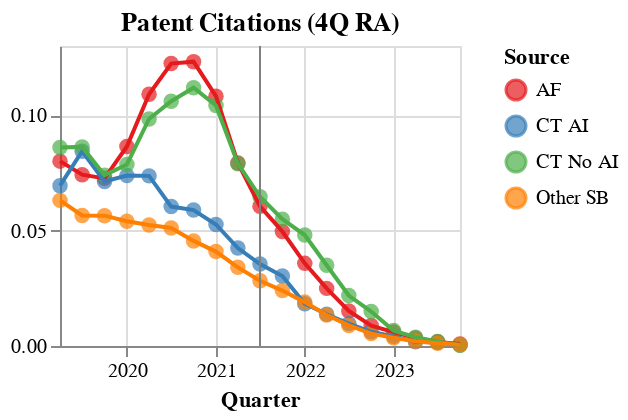

Notebook code cell kept with this figure:
### Code cell
# Define a color scale for sources
color_scale = alt.Scale(
    domain=['AF', 'CT AI', 'CT No AI', 'Other SB'],
    range=['#e41a1c', '#377eb8', '#4daf4a', '#ff7f00']
)

# Create the Altair scatter plot
scatter = alt.Chart(nonecr_publications).mark_circle(size=60).encode(
    x=alt.X('quarter:T', title='Quarter'),
    y=alt.Y('rolling_avg:Q', title=None),
    color=alt.Color('strong_source:N', scale=color_scale, title='Source'),
).properties(
    width=200,
    height=150
)

# Create the Altair line plot
line = alt.Chart(nonecr_publications).mark_line().encode(
    x=alt.X('quarter:T', title='Quarter'),
    y=alt.Y('rolling_avg:Q', title=None),
    color=alt.Color('strong_source:N', scale=color_scale, title='Source'),
).properties(
    width=200,
    height=150
)

# vertical line on 2021Q2
rule = alt.Chart(pd.DataFrame({'x': ['2021-07-01']})).mark_rule(color='gray').encode(
    x='x:T'
)

# Combine scatter and line plots using facet
patent_chart = alt.layer(scatter, line, rule).properties(
    title='Patent Citations (4Q RA)',
)

# Display the chart
patent_chart

### Figure 1 — Vega-Lite specification as saved in the notebook (floating-point values rounded to 4 significant figures)
{"config": {"view": {"continuousWidth": 300, "continuousHeight": 300}}, "layer": [{"data": {"name": "data-c2606114dcd9c785d397e8954ddd5b98"}, "mark": {"type": "circle", "size": 60}, "encoding": {"color": {"field": "strong_source", "scale": {"domain": ["AF", "CT AI", "CT No AI", "Other SB"], "range": ["#e41a1c", "#377eb8", "#4daf4a", "#ff7f00"]}, "title": "Source", "type": "nominal"}, "x": {"field": "quarter", "title": "Quarter", "type": "temporal"}, "y": {"field": "rolling_avg", "title": null, "type": "quantitative"}}}, {"data": {"name": "data-c2606114dcd9c785d397e8954ddd5b98"}, "mark": {"type": "line"}, "encoding": {"color": {"field": "strong_source", "scale": {"domain": ["AF", "CT AI", "CT No AI", "Other SB"], "range": ["#e41a1c", "#377eb8", "#4daf4a", "#ff7f00"]}, "title": "Source", "type": "nominal"}, "x": {"field": "quarter", "title": "Quarter", "type": "temporal"}, "y": {"field": "rolling_avg", "title": null, "type": "quantitative"}}}, {"data": {"name": "data-95fc0fb31fce5d4c4857ec7b13338c5d"}, "mark": {"type": "rule", "color": "gray"}, "encoding": {"x": {"field": "x", "type": "temporal"}}}], "height": 150, "title": "Patent Citations (4Q RA)", "width": 200, "$schema": "https://vega.github.io/schema/vega-lite/v5.16.3.json", "datasets": {"data-c2606114dcd9c785d397e8954ddd5b98": [{"quarter": "2019-04-01T00:00:00", "strong_source": "AF", "patent_count": 0.0801, "rolling_avg": 0.0801}, {"quarter": "2019-04-01T00:00:00", "strong_source": "CT AI", "patent_count": 0.06947, "rolling_avg": 0.06947}, {"quarter": "2019-04-01T00:00:00", "strong_source": "CT No AI", "patent_count": 0.08606, "rolling_avg": 0.08606}, {"quarter": "2019-04-01T00:00:00", "strong_source": "Other SB", "patent_count": 0.0631, "rolling_avg": 0.0631}, {"quarter": "2019-07-01T00:00:00", "strong_source": "AF", "patent_count": 0.06837, "rolling_avg": 0.07423}, {"quarter": "2019-07-01T00:00:00", "strong_source": "CT AI", "patent_count": 0.09935, "rolling_avg": 0.08441}, {"quarter": "2019-07-01T00:00:00", "strong_source": "CT No AI", "patent_count": 0.08651, "rolling_avg": 0.08628}, {"quarter": "2019-07-01T00:00:00", "strong_source": "Other SB", "patent_count": 0.05, "rolling_avg": 0.05655}, {"quarter": "2019-10-01T00:00:00", "strong_source": "AF", "patent_count": 0.06946, "rolling_avg": 0.07264}, {"quarter": "2019-10-01T00:00:00", "strong_source": "CT AI", "patent_count": 0.04514, "rolling_avg": 0.07132}, {"quarter": "2019-10-01T00:00:00", "strong_source": "CT No AI", "patent_count": 0.04955, "rolling_avg": 0.07404}, {"quarter": "2019-10-01T00:00:00", "strong_source": "Other SB", "patent_count": 0.05634, "rolling_avg": 0.05648}, {"quarter": "2020-01-01T00:00:00", "strong_source": "AF", "patent_count": 0.128, "rolling_avg": 0.08647}, {"quarter": "2020-01-01T00:00:00", "strong_source": "CT AI", "patent_count": 0.08137, "rolling_avg": 0.07383}, {"quarter": "2020-01-01T00:00:00", "strong_source": "CT No AI", "patent_count": 0.0925, "rolling_avg": 0.07866}, {"quarter": "2020-01-01T00:00:00", "strong_source": "Other SB", "patent_count": 0.04683, "rolling_avg": 0.05407}, {"quarter": "2020-04-01T00:00:00", "strong_source": "AF", "patent_count": 0.1705, "rolling_avg": 0.1091}, {"quarter": "2020-04-01T00:00:00", "strong_source": "CT AI", "patent_count": 0.06902, "rolling_avg": 0.07372}, {"quarter": "2020-04-01T00:00:00", "strong_source": "CT No AI", "patent_count": 0.165, "rolling_avg": 0.09838}, {"quarter": "2020-04-01T00:00:00", "strong_source": "Other SB", "patent_count": 0.05654, "rolling_avg": 0.05243}, {"quarter": "2020-07-01T00:00:00", "strong_source": "AF", "patent_count": 0.1216, "rolling_avg": 0.1224}, {"quarter": "2020-07-01T00:00:00", "strong_source": "CT AI", "patent_count": 0.04609, "rolling_avg": 0.06041}, {"quarter": "2020-07-01T00:00:00", "strong_source": "CT No AI", "patent_count": 0.1172, "rolling_avg": 0.1061}, {"quarter": "2020-07-01T00:00:00", "strong_source": "Other SB", "patent_count": 0.04493, "rolling_avg": 0.05116}, {"quarter": "2020-10-01T00:00:00", "strong_source": "AF", "patent_count": 0.07274, "rolling_avg": 0.1232}, {"quarter": "2020-10-01T00:00:00", "strong_source": "CT AI", "patent_count": 0.03911, "rolling_avg": 0.0589}, {"quarter": "2020-10-01T00:00:00", "strong_source": "CT No AI", "patent_count": 0.07287, "rolling_avg": 0.1119}, {"quarter": "2020-10-01T00:00:00", "strong_source": "Other SB", "patent_count": 0.03383, "rolling_avg": 0.04553}, {"quarter": "2021-01-01T00:00:00", "strong_source": "AF", "patent_count": 0.06813, "rolling_avg": 0.1083}, {"quarter": "2021-01-01T00:00:00", "strong_source": "CT AI", "patent_count": 0.05637, "rolling_avg": 0.05265}, {"quarter": "2021-01-01T00:00:00", "strong_source": "CT No AI", "patent_count": 0.06172, "rolling_avg": 0.1042}, {"quarter": "2021-01-01T00:00:00", "strong_source": "Other SB", "patent_count": 0.02834, "rolling_avg": 0.04091}, {"quarter": "2021-04-01T00:00:00", "strong_source": "AF", "patent_count": 0.05477, "rolling_avg": 0.07932}, {"quarter": "2021-04-01T00:00:00", "strong_source": "CT AI", "patent_count": 0.02831, "rolling_avg": 0.04247}, {"quarter": "2021-04-01T00:00:00", "strong_source": "CT No AI", "patent_count": 0.06421, "rolling_avg": 0.07901}, {"quarter": "2021-04-01T00:00:00", "strong_source": "Other SB", "patent_count": 0.02925, "rolling_avg": 0.03409}, {"quarter": "2021-07-01T00:00:00", "strong_source": "AF", "patent_count": 0.04646, "rolling_avg": 0.06053}, {"quarter": "2021-07-01T00:00:00", "strong_source": "CT AI", "patent_count": 0.01835, "rolling_avg": 0.03553}, {"quarter": "2021-07-01T00:00:00", "strong_source": "CT No AI", "patent_count": 0.0599, "rolling_avg": 0.06468}, {"quarter": "2021-07-01T00:00:00", "strong_source": "Other SB", "patent_count": 0.02165, "rolling_avg": 0.02827}, {"quarter": "2021-10-01T00:00:00", "strong_source": "AF", "patent_count": 0.02907, "rolling_avg": 0.04961}, {"quarter": "2021-10-01T00:00:00", "strong_source": "CT AI", "patent_count": 0.01818, "rolling_avg": 0.0303}, {"quarter": "2021-10-01T00:00:00", "strong_source": "CT No AI", "patent_count": 0.03399, "rolling_avg": 0.05496}, {"quarter": "2021-10-01T00:00:00", "strong_source": "Other SB", "patent_count": 0.01679, "rolling_avg": 0.02401}, {"quarter": "2022-01-01T00:00:00", "strong_source": "AF", "patent_count": 0.01296, "rolling_avg": 0.03581}, {"quarter": "2022-01-01T00:00:00", "strong_source": "CT AI", "patent_count": 0.008373, "rolling_avg": 0.0183}, {"quarter": "2022-01-01T00:00:00", "strong_source": "CT No AI", "patent_count": 0.03424, "rolling_avg": 0.04809}, {"quarter": "2022-01-01T00:00:00", "strong_source": "Other SB", "patent_count": 0.008379, "rolling_avg": 0.01902}, {"quarter": "2022-04-01T00:00:00", "strong_source": "AF", "patent_count": 0.01139, "rolling_avg": 0.02497}, {"quarter": "2022-04-01T00:00:00", "strong_source": "CT AI", "patent_count": 0.01012, "rolling_avg": 0.01376}, {"quarter": "2022-04-01T00:00:00", "strong_source": "CT No AI", "patent_count": 0.01176, "rolling_avg": 0.03497}, {"quarter": "2022-04-01T00:00:00", "strong_source": "Other SB", "patent_count": 0.006874, "rolling_avg": 0.01342}, {"quarter": "2022-07-01T00:00:00", "strong_source": "AF", "patent_count": 0.007242, "rolling_avg": 0.01517}, {"quarter": "2022-07-01T00:00:00", "strong_source": "CT AI", "patent_count": 0.002111, "rolling_avg": 0.009697}, {"quarter": "2022-07-01T00:00:00", "strong_source": "CT No AI", "patent_count": 0.007472, "rolling_avg": 0.02187}, {"quarter": "2022-07-01T00:00:00", "strong_source": "Other SB", "patent_count": 0.003651, "rolling_avg": 0.008924}, {"quarter": "2022-10-01T00:00:00", "strong_source": "AF", "patent_count": 0.003783, "rolling_avg": 0.008844}, {"quarter": "2022-10-01T00:00:00", "strong_source": "CT AI", "patent_count": 0.004035, "rolling_avg": 0.00616}, {"quarter": "2022-10-01T00:00:00", "strong_source": "CT No AI", "patent_count": 0.006327, "rolling_avg": 0.01495}, {"quarter": "2022-10-01T00:00:00", "strong_source": "Other SB", "patent_count": 0.002577, "rolling_avg": 0.00537}, {"quarter": "2023-01-01T00:00:00", "strong_source": "AF", "patent_count": 0.001647, "rolling_avg": 0.006015}, {"quarter": "2023-01-01T00:00:00", "strong_source": "CT AI", "patent_count": 0.0004852, "rolling_avg": 0.004189}, {"quarter": "2023-01-01T00:00:00", "strong_source": "CT No AI", "patent_count": 0.001149, "rolling_avg": 0.006677}, {"quarter": "2023-01-01T00:00:00", "strong_source": "Other SB", "patent_count": 0.001132, "rolling_avg": 0.003558}, {"quarter": "2023-04-01T00:00:00", "strong_source": "AF", "patent_count": 0.001377, "rolling_avg": 0.003512}, {"quarter": "2023-04-01T00:00:00", "strong_source": "CT AI", "patent_count": 0.0007018, "rolling_avg": 0.001833}, {"quarter": "2023-04-01T00:00:00", "strong_source": "CT No AI", "patent_count": 0.0003028, "rolling_avg": 0.003813}, {"quarter": "2023-04-01T00:00:00", "strong_source": "Other SB", "patent_count": 0.000798, "rolling_avg": 0.002039}, {"quarter": "2023-07-01T00:00:00", "strong_source": "AF", "patent_count": 0.0003506, "rolling_avg": 0.001789}, {"quarter": "2023-07-01T00:00:00", "strong_source": "CT AI", "patent_count": 0.0006614, "rolling_avg": 0.001471}, {"quarter": "2023-07-01T00:00:00", "strong_source": "CT No AI", "patent_count": 0.0, "rolling_avg": 0.001945}, {"quarter": "2023-07-01T00:00:00", "strong_source": "Other SB", "patent_count": 0.0002668, "rolling_avg": 0.001193}, {"quarter": "2023-10-01T00:00:00", "strong_source": "AF", "patent_count": 6.307e-05, "rolling_avg": 0.0008595}, {"quarter": "2023-10-01T00:00:00", "strong_source": "CT AI", "patent_count": 0.0, "rolling_avg": 0.0004621}, {"quarter": "2023-10-01T00:00:00", "strong_source": "CT No AI", "patent_count": 0.0, "rolling_avg": 0.0003629}, {"quarter": "2023-10-01T00:00:00", "strong_source": "Other SB", "patent_count": 8.286e-05, "rolling_avg": 0.0005698}], "data-95fc0fb31fce5d4c4857ec7b13338c5d": [{"x": "2021-07-01"}]}}
